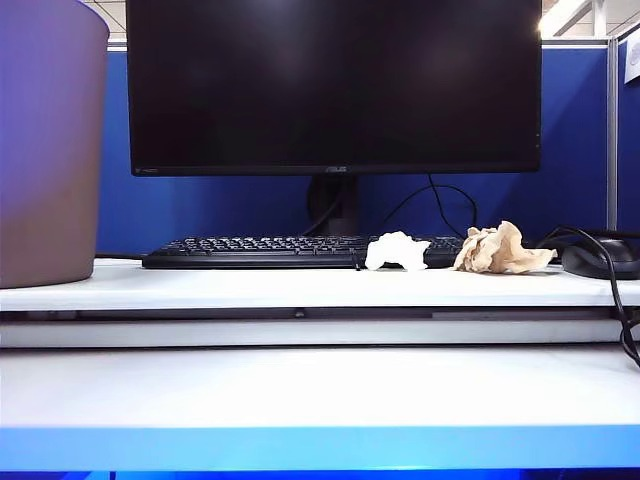
#> input picture Training/paper_ball_detector/dataset/test/agilex_desk/images/agilex_ep17_f0285.jpg, 640 x 480 px
$ python -i prepare_dataset.py   (imports and definitions only)
#> lines starting #> are read from the running program, lines starting #| are printed output that depends on the picture
#> further down, picture is the input picture: shape (480, 640, 3); mean B, G, R 143.1, 117, 110.8
"""Build the TEMPORARY 'yolo-temp' dataset from Embedded/esp32-cam/captures/ and boxes.json.

The captures were saved by camera_yolo.py with its detection boxes, labels and header text drawn into the
pixels. Training on them as-is would teach the model to look for green boxes, so the overlay is removed first
(green / yellow overlay pixels are inpainted). The remaining boxes come from boxes.json (hand-drawn).

Run:  py prepare_dataset.py        (needs only opencv-python and numpy)
Output: dataset/images/{train,val}, dataset/labels/{train,val}, dataset/dataset.yaml
"""
import json
import shutil
from pathlib import Path

import cv2
import numpy as np

HERE = Path(__file__).resolve().parent
CAPTURES = HERE.parents[1] / "Embedded" / "esp32-cam" / "captures"
DATASET = HERE / "dataset"
VAL_INDEXES = {3, 11, 16, 21}  # position in the sorted list: a top-down view and a near, a middle and a far ball


def remove_overlay(img):
    """Inpaint the green boxes/label bars and the yellow header text that camera_yolo.py draws."""
    hsv = cv2.cvtColor(img, cv2.COLOR_BGR2HSV)
#> hsv: shape (480, 640, 3); mean H, S, V 111.8, 80.5, 144.2
    h, s, v = hsv[..., 0], hsv[..., 1], hsv[..., 2]
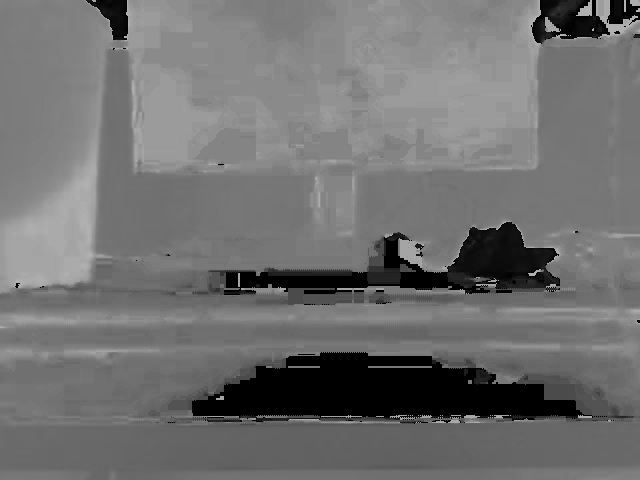
#> h: shape (480, 640); min 0, max 179, mean 111.8
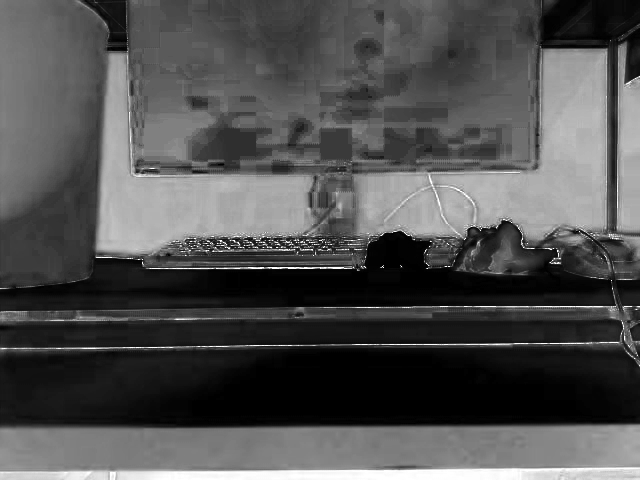
#> s: shape (480, 640); min 0, max 255, mean 80.5
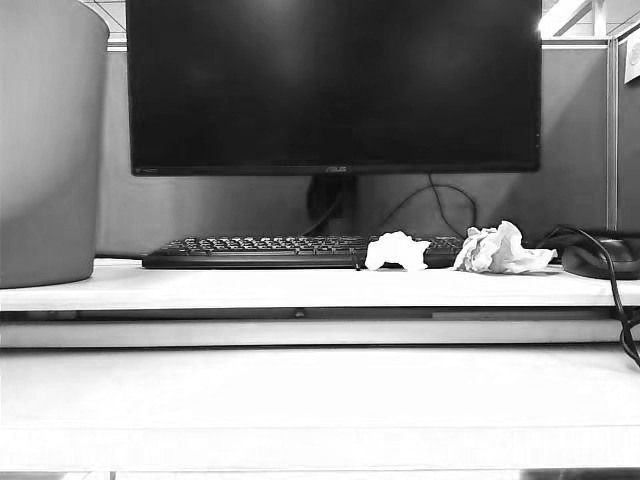
#> v: shape (480, 640); min 0, max 255, mean 144.2
    green = (h >= 40) & (h <= 85) & (s > 140) & (v > 140)
#> green: shape (480, 640) bool; every value is 0
    yellow = (h >= 22) & (h < 40) & (s > 140) & (v > 160)
    mask = ((green | yellow) * 255).astype(np.uint8)
    n, _, stats, _ = cv2.connectedComponentsWithStats(mask, connectivity=8)
#> n = 1; stats = [[0, 0, 640, 480, 307200]]
    for i in range(1, n):  # filled label bars: cover the whole rectangle, which also hides the black text in it
        x, y, w, hh, area = stats[i]
        if hh <= 24 and 20 < w < 170 and area > 0.5 * w * hh:
            mask[max(0, y - 2):y + hh + 2, max(0, x - 2):x + w + 2] = 255
    mask = cv2.dilate(mask, np.ones((5, 5), np.uint8))
    return cv2.inpaint(img, mask, 3, cv2.INPAINT_TELEA)


def main():
    boxes = {k: v for k, v in json.loads((HERE / "boxes.json").read_text()).items() if not k.startswith("_")}
    if DATASET.exists():
        shutil.rmtree(DATASET)
    for split in ("train", "val"):
        (DATASET / "images" / split).mkdir(parents=True)
        (DATASET / "labels" / split).mkdir(parents=True)

    counts = {"train": 0, "val": 0}
    for index, name in enumerate(sorted(boxes)):
        src = CAPTURES / name
        if not src.is_file():
            print(f"skip {name}: not in {CAPTURES}")
            continue
        img = remove_overlay(cv2.imread(str(src)))
        h, w = img.shape[:2]
        x1, y1, x2, y2 = boxes[name]
        split = "val" if index in VAL_INDEXES else "train"
        cv2.imwrite(str(DATASET / "images" / split / name), img, [cv2.IMWRITE_JPEG_QUALITY, 95])
        line = f"0 {(x1 + x2) / 2 / w:.6f} {(y1 + y2) / 2 / h:.6f} {(x2 - x1) / w:.6f} {(y2 - y1) / h:.6f}\n"
        (DATASET / "labels" / split / (Path(name).stem + ".txt")).write_text(line)
        counts[split] += 1

    (DATASET / "dataset.yaml").write_text(
        f"path: {DATASET.as_posix()}\ntrain: images/train\nval: images/val\nnames:\n  0: paper_ball\n")  # absolute: Ultralytics resolves '.' unpredictably
    print(f"dataset written to {DATASET}: {counts['train']} train, {counts['val']} val")


# [2 lines not run here, left out]

>>> import cv2
>>> picture = cv2.imread('../paper_ball_detector/dataset/test/agilex_desk/images/agilex_ep17_f0285.jpg')
>>> result = remove_overlay(picture)

$ run again, on Training/paper_ball_detector/dataset/test/agilex_desk/images/agilex_ep18_f0465.jpg
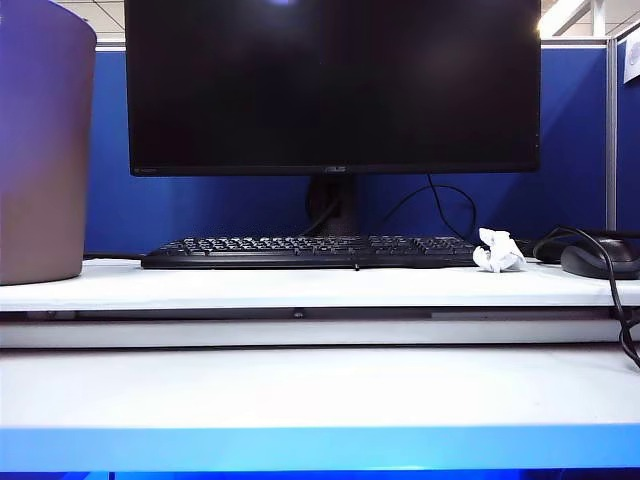
#> input picture Training/paper_ball_detector/dataset/test/agilex_desk/images/agilex_ep18_f0465.jpg, 640 x 480 px
#> picture is the input picture: shape (480, 640, 3); mean B, G, R 138.9, 113.3, 105.6
#> hsv: shape (480, 640, 3); mean H, S, V 115.9, 81.8, 139.6
#> in remove_overlay, `h, s, v = hsv[..., 0], hsv[..., 1], hsv[..., 2]`:
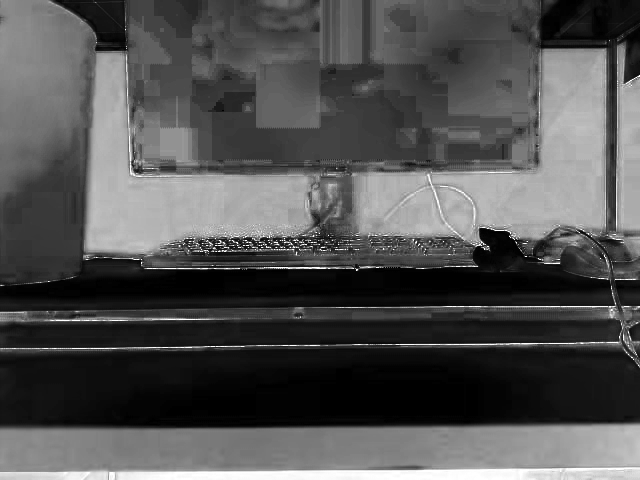
#> s: shape (480, 640); min 0, max 255, mean 81.8
#> in remove_overlay, `h, s, v = hsv[..., 0], hsv[..., 1], hsv[..., 2]`:
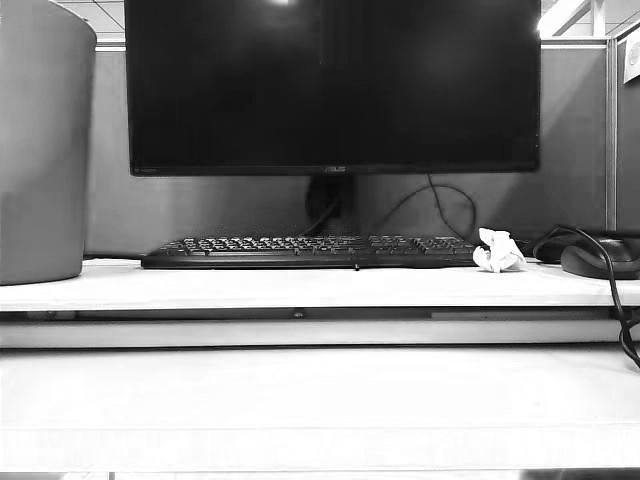
#> v: shape (480, 640); min 2, max 255, mean 139.6
#> green: shape (480, 640) bool; every value is 0
#> n = 1; stats = [[0, 0, 640, 480, 307200]]
